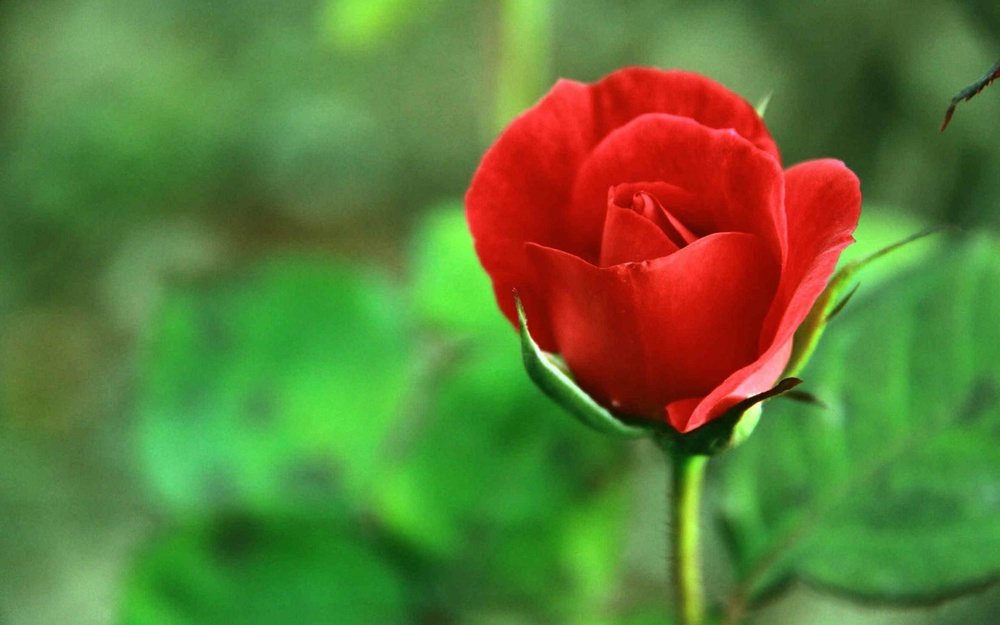
#> input picture 3.jpg, 1000 x 625 px, shrunk from 1440 x 900 before the run
$ python kmeans_clustering.py
#> lines starting #> are read from the running program, lines starting #| are printed output that depends on the picture
# -*- coding: utf-8 -*-
"""
Created on Sat Apr  8 16:44:10 2017

@author: Archana Bajaj
"""

import numpy as np
import cv2
from matplotlib import pyplot as plt

Z = cv2.imread('3.jpg')
#> Z is the input picture: shape (625, 1000, 3); mean B, G, R 54.9, 122.2, 94.3

# convert to np.float32
Z = np.float32(Z)

# define criteria and apply kmeans()
criteria = (cv2.TERM_CRITERIA_EPS + cv2.TERM_CRITERIA_MAX_ITER, 10, 1.0)
ret,label,center=cv2.kmeans(Z,2,None,criteria,10,cv2.KMEANS_RANDOM_CENTERS)
#> ret = 1.77e+09; label = 625 values, max 1 at index 81, min 0 at index 0, mean 0.462

# Now separate the data, Note the flatten()
A = Z[label.ravel()==0]
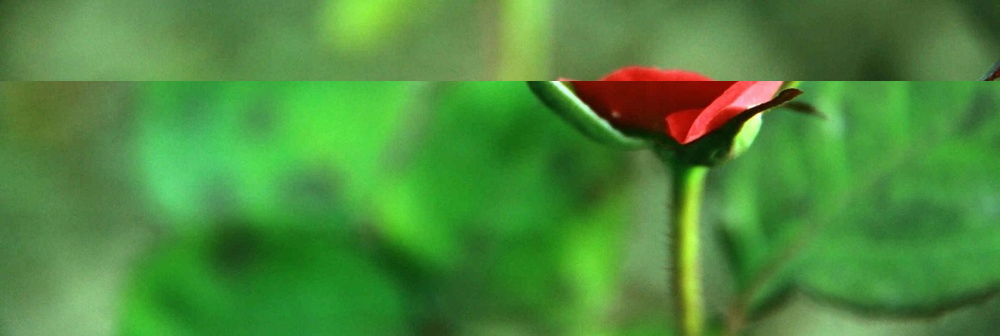
#> A: shape (336, 1000, 3) float32; mean B, G, R 60.2, 139.2, 77
B = Z[label.ravel()==1]
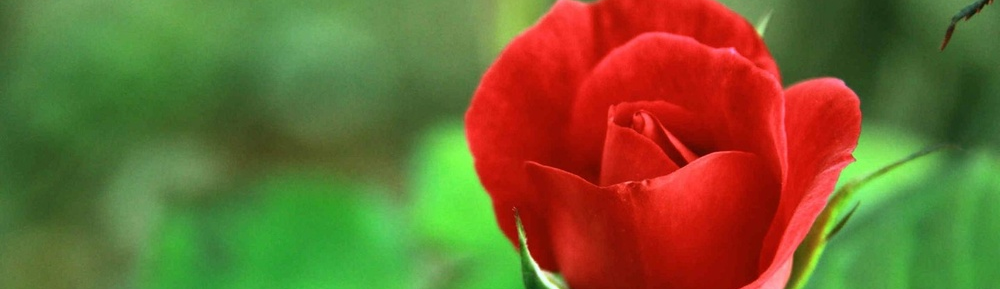
#> B: shape (289, 1000, 3) float32; mean B, G, R 48.8, 102.4, 114.5

# Plot the data
plt.scatter(A[:,0],A[:,1])
plt.scatter(B[:,0],B[:,1],c = 'r')
plt.scatter(center[:,0],center[:,1],s = 80,c = 'y', marker = 's')
plt.xlabel('Height'),plt.ylabel('Weight')
plt.show()
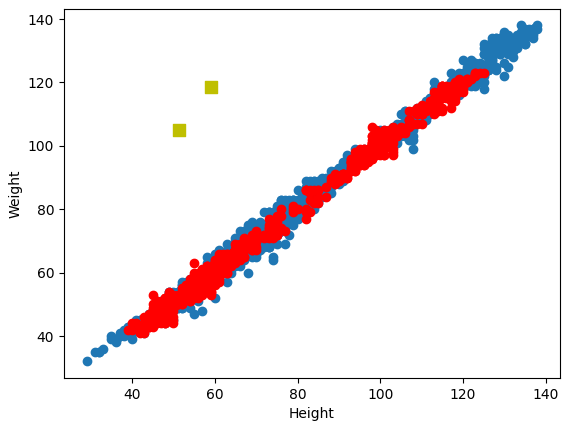
#> figure drawn by matplotlib, 1 panel
